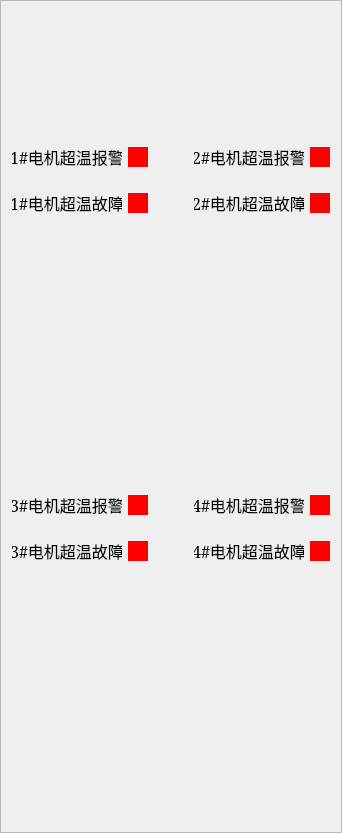
    <widget class="QFrame" name="frame_pic">
     <property name="minimumSize">
      <size>
       <width>0</width>
       <height>0</height>
      </size>
     </property>
     <property name="frameShape">
      <enum>QFrame::StyledPanel</enum>
     </property>
     <property name="frameShadow">
      <enum>QFrame::Raised</enum>
     </property>
     <layout class="QVBoxLayout" name="verticalLayout_8" stretch="1,2,2,2,2">
      <item>
       <spacer name="verticalSpacer_2">
        <property name="orientation">
         <enum>Qt::Vertical</enum>
        </property>
        <property name="sizeHint" stdset="0">
         <size>
          <width>20</width>
          <height>193</height>
         </size>
        </property>
       </spacer>
      </item>
      <item>
       <layout class="QHBoxLayout" name="horizontalLayout_50">
        <item>
         <layout class="QVBoxLayout" name="verticalLayout_4">
          <item>
           <layout class="QHBoxLayout" name="horizontalLayout_26">
            <item>
             <widget class="QLabel" name="label_Leftlimit_2">
              <property name="minimumSize">
               <size>
                <width>110</width>
                <height>40</height>
               </size>
              </property>
              <property name="maximumSize">
               <size>
                <width>110</width>
                <height>40</height>
               </size>
              </property>
              <property name="font">
               <font>
                <family>SimSun</family>
                <pointsize>12</pointsize>
                <italic>false</italic>
               </font>
              </property>
              <property name="autoFillBackground">
               <bool>false</bool>
              </property>
              <property name="styleSheet">
               <string notr="true"/>
              </property>
              <property name="text">
               <string>1#电机超温报警</string>
              </property>
              <property name="alignment">
               <set>Qt::AlignCenter</set>
              </property>
             </widget>
            </item>
            <item>
             <widget class="QLabel" name="lblLeftLimit_12">
              <property name="minimumSize">
               <size>
                <width>20</width>
                <height>20</height>
               </size>
              </property>
              <property name="maximumSize">
               <size>
                <width>20</width>
                <height>20</height>
               </size>
              </property>
              <property name="font">
               <font>
                <family>SimSun</family>
                <pointsize>12</pointsize>
                <italic>false</italic>
               </font>
              </property>
              <property name="autoFillBackground">
               <bool>false</bool>
              </property>
              <property name="styleSheet">
               <string notr="true">background-color: rgb(255, 0, 0);</string>
              </property>
              <property name="text">
               <string/>
              </property>
              <property name="alignment">
               <set>Qt::AlignCenter</set>
              </property>
             </widget>
            </item>
           </layout>
          </item>
          <item>
           <layout class="QHBoxLayout" name="horizontalLayout_43">
            <item>
             <widget class="QLabel" name="label_Leftlimit_3">
              <property name="minimumSize">
               <size>
                <width>110</width>
                <height>40</height>
               </size>
              </property>
              <property name="maximumSize">
               <size>
                <width>110</width>
                <height>40</height>
               </size>
              </property>
              <property name="font">
               <font>
                <family>SimSun</family>
                <pointsize>12</pointsize>
                <italic>false</italic>
               </font>
              </property>
              <property name="autoFillBackground">
               <bool>false</bool>
              </property>
              <property name="styleSheet">
               <string notr="true"/>
              </property>
              <property name="text">
               <string>1#电机超温故障</string>
              </property>
              <property name="alignment">
               <set>Qt::AlignCenter</set>
              </property>
             </widget>
            </item>
            <item>
             <widget class="QLabel" name="lblLeftLimit_19">
              <property name="minimumSize">
               <size>
                <width>20</width>
                <height>20</height>
               </size>
              </property>
              <property name="maximumSize">
               <size>
                <width>20</width>
                <height>20</height>
               </size>
              </property>
              <property name="font">
               <font>
                <family>SimSun</family>
                <pointsize>12</pointsize>
                <italic>false</italic>
               </font>
              </property>
              <property name="autoFillBackground">
               <bool>false</bool>
              </property>
              <property name="styleSheet">
               <string notr="true">background-color: rgb(255, 0, 0);</string>
              </property>
              <property name="text">
               <string/>
              </property>
              <property name="alignment">
               <set>Qt::AlignCenter</set>
              </property>
             </widget>
            </item>
           </layout>
          </item>
         </layout>
        </item>
        <item>
         <spacer name="horizontalSpacer">
          <property name="orientation">
           <enum>Qt::Horizontal</enum>
          </property>
          <property name="sizeHint" stdset="0">
           <size>
            <width>40</width>
            <height>20</height>
           </size>
          </property>
         </spacer>
        </item>
        <item>
         <layout class="QVBoxLayout" name="verticalLayout_5">
          <item>
           <layout class="QHBoxLayout" name="horizontalLayout_44">
            <item>
             <widget class="QLabel" name="label_Leftlimit_4">
              <property name="minimumSize">
               <size>
                <width>110</width>
                <height>40</height>
               </size>
              </property>
              <property name="maximumSize">
               <size>
                <width>110</width>
                <height>40</height>
               </size>
              </property>
              <property name="font">
               <font>
                <family>SimSun</family>
                <pointsize>12</pointsize>
                <italic>false</italic>
               </font>
              </property>
              <property name="autoFillBackground">
               <bool>false</bool>
              </property>
              <property name="styleSheet">
               <string notr="true"/>
              </property>
              <property name="text">
               <string>2#电机超温报警</string>
              </property>
              <property name="alignment">
               <set>Qt::AlignCenter</set>
              </property>
             </widget>
            </item>
            <item>
             <widget class="QLabel" name="lblLeftLimit_20">
              <property name="minimumSize">
               <size>
                <width>20</width>
                <height>20</height>
               </size>
              </property>
              <property name="maximumSize">
               <size>
                <width>20</width>
                <height>20</height>
               </size>
              </property>
              <property name="font">
               <font>
                <family>SimSun</family>
                <pointsize>12</pointsize>
                <italic>false</italic>
               </font>
              </property>
              <property name="autoFillBackground">
               <bool>false</bool>
              </property>
              <property name="styleSheet">
               <string notr="true">background-color: rgb(255, 0, 0);</string>
              </property>
              <property name="text">
               <string/>
              </property>
              <property name="alignment">
               <set>Qt::AlignCenter</set>
              </property>
             </widget>
            </item>
           </layout>
          </item>
          <item>
           <layout class="QHBoxLayout" name="horizontalLayout_45">
            <item>
             <widget class="QLabel" name="label_Leftlimit_5">
              <property name="minimumSize">
               <size>
                <width>110</width>
                <height>40</height>
               </size>
              </property>
              <property name="maximumSize">
               <size>
                <width>110</width>
                <height>40</height>
               </size>
              </property>
              <property name="font">
               <font>
                <family>SimSun</family>
                <pointsize>12</pointsize>
                <italic>false</italic>
               </font>
              </property>
              <property name="autoFillBackground">
               <bool>false</bool>
              </property>
              <property name="styleSheet">
               <string notr="true"/>
              </property>
              <property name="text">
               <string>2#电机超温故障</string>
              </property>
              <property name="alignment">
               <set>Qt::AlignCenter</set>
              </property>
             </widget>
            </item>
            <item>
             <widget class="QLabel" name="lblLeftLimit_23">
              <property name="minimumSize">
               <size>
                <width>20</width>
                <height>20</height>
               </size>
              </property>
              <property name="maximumSize">
               <size>
                <width>20</width>
                <height>20</height>
               </size>
              </property>
              <property name="font">
               <font>
                <family>SimSun</family>
                <pointsize>12</pointsize>
                <italic>false</italic>
               </font>
              </property>
              <property name="autoFillBackground">
               <bool>false</bool>
              </property>
              <property name="styleSheet">
               <string notr="true">background-color: rgb(255, 0, 0);</string>
              </property>
              <property name="text">
               <string/>
              </property>
              <property name="alignment">
               <set>Qt::AlignCenter</set>
              </property>
             </widget>
            </item>
           </layout>
          </item>
         </layout>
        </item>
       </layout>
      </item>
      <item>
       <widget class="QLabel" name="lbl_pic">
        <property name="minimumSize">
         <size>
          <width>0</width>
          <height>240</height>
         </size>
        </property>
        <property name="maximumSize">
         <size>
          <width>16777215</width>
          <height>16777215</height>
         </size>
        </property>
        <property name="autoFillBackground">
         <bool>false</bool>
        </property>
        <property name="styleSheet">
         <string notr="true"/>
        </property>
        <property name="text">
         <string/>
        </property>
       </widget>
      </item>
      <item>
       <layout class="QHBoxLayout" name="horizontalLayout_51">
        <item>
         <layout class="QVBoxLayout" name="verticalLayout_7">
          <item>
           <layout class="QHBoxLayout" name="horizontalLayout_48">
            <item>
             <widget class="QLabel" name="label_Leftlimit_8">
              <property name="minimumSize">
               <size>
                <width>110</width>
                <height>40</height>
               </size>
              </property>
              <property name="maximumSize">
               <size>
                <width>110</width>
                <height>40</height>
               </size>
              </property>
              <property name="font">
               <font>
                <family>SimSun</family>
                <pointsize>12</pointsize>
                <italic>false</italic>
               </font>
              </property>
              <property name="autoFillBackground">
               <bool>false</bool>
              </property>
              <property name="styleSheet">
               <string notr="true"/>
              </property>
              <property name="text">
               <string>3#电机超温报警</string>
              </property>
              <property name="alignment">
               <set>Qt::AlignCenter</set>
              </property>
             </widget>
            </item>
            <item>
             <widget class="QLabel" name="lblLeftLimit_36">
              <property name="minimumSize">
               <size>
                <width>20</width>
                <height>20</height>
               </size>
              </property>
              <property name="maximumSize">
               <size>
                <width>20</width>
                <height>20</height>
               </size>
              </property>
              <property name="font">
               <font>
                <family>SimSun</family>
                <pointsize>12</pointsize>
                <italic>false</italic>
               </font>
              </property>
              <property name="autoFillBackground">
               <bool>false</bool>
              </property>
              <property name="styleSheet">
               <string notr="true">background-color: rgb(255, 0, 0);</string>
              </property>
              <property name="text">
               <string/>
              </property>
              <property name="alignment">
               <set>Qt::AlignCenter</set>
              </property>
             </widget>
            </item>
           </layout>
          </item>
          <item>
           <layout class="QHBoxLayout" name="horizontalLayout_49">
            <item>
             <widget class="QLabel" name="label_Leftlimit_9">
              <property name="minimumSize">
               <size>
                <width>110</width>
                <height>40</height>
               </size>
              </property>
              <property name="maximumSize">
               <size>
                <width>110</width>
                <height>40</height>
               </size>
              </property>
              <property name="font">
               <font>
                <family>SimSun</family>
                <pointsize>12</pointsize>
                <italic>false</italic>
               </font>
              </property>
              <property name="autoFillBackground">
               <bool>false</bool>
              </property>
              <property name="styleSheet">
               <string notr="true"/>
              </property>
              <property name="text">
               <string>3#电机超温故障</string>
              </property>
              <property name="alignment">
               <set>Qt::AlignCenter</set>
              </property>
             </widget>
            </item>
            <item>
             <widget class="QLabel" name="lblLeftLimit_37">
              <property name="minimumSize">
               <size>
                <width>20</width>
                <height>20</height>
               </size>
              </property>
              <property name="maximumSize">
               <size>
                <width>20</width>
                <height>20</height>
               </size>
              </property>
              <property name="font">
               <font>
                <family>SimSun</family>
                <pointsize>12</pointsize>
                <italic>false</italic>
               </font>
              </property>
              <property name="autoFillBackground">
               <bool>false</bool>
              </property>
              <property name="styleSheet">
               <string notr="true">background-color: rgb(255, 0, 0);</string>
              </property>
              <property name="text">
               <string/>
              </property>
              <property name="alignment">
               <set>Qt::AlignCenter</set>
              </property>
             </widget>
            </item>
           </layout>
          </item>
         </layout>
        </item>
        <item>
         <spacer name="horizontalSpacer_2">
          <property name="orientation">
           <enum>Qt::Horizontal</enum>
          </property>
          <property name="sizeHint" stdset="0">
           <size>
            <width>40</width>
            <height>20</height>
           </size>
          </property>
         </spacer>
        </item>
        <item>
         <layout class="QVBoxLayout" name="verticalLayout_6">
          <item>
           <layout class="QHBoxLayout" name="horizontalLayout_46">
            <item>
             <widget class="QLabel" name="label_Leftlimit_6">
              <property name="minimumSize">
               <size>
                <width>110</width>
                <height>40</height>
               </size>
              </property>
              <property name="maximumSize">
               <size>
                <width>110</width>
                <height>40</height>
               </size>
              </property>
              <property name="font">
               <font>
                <family>SimSun</family>
                <pointsize>12</pointsize>
                <italic>false</italic>
               </font>
              </property>
              <property name="autoFillBackground">
               <bool>false</bool>
              </property>
              <property name="styleSheet">
               <string notr="true"/>
              </property>
              <property name="text">
               <string>4#电机超温报警</string>
              </property>
              <property name="alignment">
               <set>Qt::AlignCenter</set>
              </property>
             </widget>
            </item>
            <item>
             <widget class="QLabel" name="lblLeftLimit_26">
              <property name="minimumSize">
               <size>
                <width>20</width>
                <height>20</height>
               </size>
              </property>
              <property name="maximumSize">
               <size>
                <width>20</width>
                <height>20</height>
               </size>
              </property>
              <property name="font">
               <font>
                <family>SimSun</family>
                <pointsize>12</pointsize>
                <italic>false</italic>
               </font>
              </property>
              <property name="autoFillBackground">
               <bool>false</bool>
              </property>
              <property name="styleSheet">
               <string notr="true">background-color: rgb(255, 0, 0);</string>
              </property>
              <property name="text">
               <string/>
              </property>
              <property name="alignment">
               <set>Qt::AlignCenter</set>
              </property>
             </widget>
            </item>
           </layout>
          </item>
          <item>
           <layout class="QHBoxLayout" name="horizontalLayout_47">
            <item>
             <widget class="QLabel" name="label_Leftlimit_7">
              <property name="minimumSize">
               <size>
                <width>110</width>
                <height>40</height>
               </size>
              </property>
              <property name="maximumSize">
               <size>
                <width>110</width>
                <height>40</height>
               </size>
              </property>
              <property name="font">
               <font>
                <family>SimSun</family>
                <pointsize>12</pointsize>
                <italic>false</italic>
               </font>
              </property>
              <property name="autoFillBackground">
               <bool>false</bool>
              </property>
              <property name="styleSheet">
               <string notr="true"/>
              </property>
              <property name="text">
               <string>4#电机超温故障</string>
              </property>
              <property name="alignment">
               <set>Qt::AlignCenter</set>
              </property>
             </widget>
            </item>
            <item>
             <widget class="QLabel" name="lblLeftLimit_35">
              <property name="minimumSize">
               <size>
                <width>20</width>
                <height>20</height>
               </size>
              </property>
              <property name="maximumSize">
               <size>
                <width>20</width>
                <height>20</height>
               </size>
              </property>
              <property name="font">
               <font>
                <family>SimSun</family>
                <pointsize>12</pointsize>
                <italic>false</italic>
               </font>
              </property>
              <property name="autoFillBackground">
               <bool>false</bool>
              </property>
              <property name="styleSheet">
               <string notr="true">background-color: rgb(255, 0, 0);</string>
              </property>
              <property name="text">
               <string/>
              </property>
              <property name="alignment">
               <set>Qt::AlignCenter</set>
              </property>
             </widget>
            </item>
           </layout>
          </item>
         </layout>
        </item>
       </layout>
      </item>
      <item>
       <spacer name="verticalSpacer_5">
        <property name="orientation">
         <enum>Qt::Vertical</enum>
        </property>
        <property name="sizeHint" stdset="0">
         <size>
          <width>20</width>
          <height>192</height>
         </size>
        </property>
       </spacer>
      </item>
     </layout>
    </widget>
